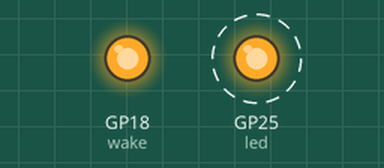
The program below on a simulated Raspberry Pi Pico running MicroPython. On the bench: output pins drawn as LEDs (lit = HIGH). Dashed ring = blinking. Pins used as bus, display or sensor lines are not drawn; what the program prints to the serial console is not drawn.

Above: at 0.05 s.
Timing chart, 0 to 3.0 s (numbered marks = the images above):
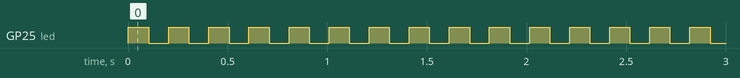

The program:

pico_linbus_master_read.py
```python
# For use with
# https://www.skpang.co.uk/collections/hats/products/raspberry-pi-pico-lin-bus-board

from machine import UART, Pin
import time

SLAVE_ADDRESS = 0x49   # Slave address of window swtich

led = Pin(25, Pin.OUT)
led.value(1)

cs  = Pin(19, Pin.OUT)
wake  = Pin(18, Pin.OUT)

cs.value(1)
wake.value(1)

uart0 = UART(0, baudrate=19200, tx=Pin(16), rx=Pin(17))

def lin_parity(lin_id):
    bit = lambda v,b: (v>>b) & 0x1

    p0 = bit(lin_id ,0) ^ bit(lin_id,1)^ bit(lin_id ,2) ^ bit(lin_id ,4)
    p1 = 1^(bit(lin_id,1) ^ bit(lin_id ,3)^ bit(lin_id,4) ^ bit(lin_id,5))
    return (p0 | (p1<<1))<<6

def lin_write(lin_id,data,len,enhanced_crc):

    crc = calculate_crc(lin_id,data,len,enhanced_crc)
    lin_id = lin_id | lin_parity(lin_id) # Add parity

    uart0.sendbreak()
    uart0.write(b'\x55')
    uart0.write(lin_id.to_bytes(1,'big'))
    uart0.write(data)
    uart0.write(crc.to_bytes(1,'big'))

def lin_write_id(lin_id):

    lin_id = lin_id | lin_parity(lin_id)  # Add parity

    uart0.sendbreak()
    uart0.write(b'\x55')
    uart0.write(lin_id.to_bytes(1,'big'))
   # uart0.txdone()

def lin_read(data,len):
    time.sleep(1)
    lin_id = lin_id | lin_parity(lin_id)

def calculate_crc(lin_id,array_bin, size, enhanced_crc):

    if enhanced_crc == 1:
        sum = lin_id
    else:
        sum = 0

    for i in range(size):
        sum = sum + array_bin[i]

        if sum >= 256:
              sum = sum-255
    sum = (-sum-1) & 0xff
    return sum

print("Raspberry Pi Pico LIN-bus Master read demo. skpang.co.uk 2023")


while 1:

    led.value(1)

    start_time = time.ticks_ms()

    lin_write_id(SLAVE_ADDRESS)

    rxData = bytes()
    while time.ticks_diff(time.ticks_ms(), start_time) < 100:
        while uart0.any() > 0:
            rxData += uart0.read(1)


    l = len(rxData)

    for x in range(l-2):
        print(' ', end='')
        print(hex(rxData[x+2]), end='')    #ignore the first 2 bytes, it is echo of break and 0x55

    print(' ')

    led.value(0)
    time.sleep(0.1)
```

Measured:
- by itself, GP25 (led): alternates HIGH for 0.10 s and LOW for 0.10 s
